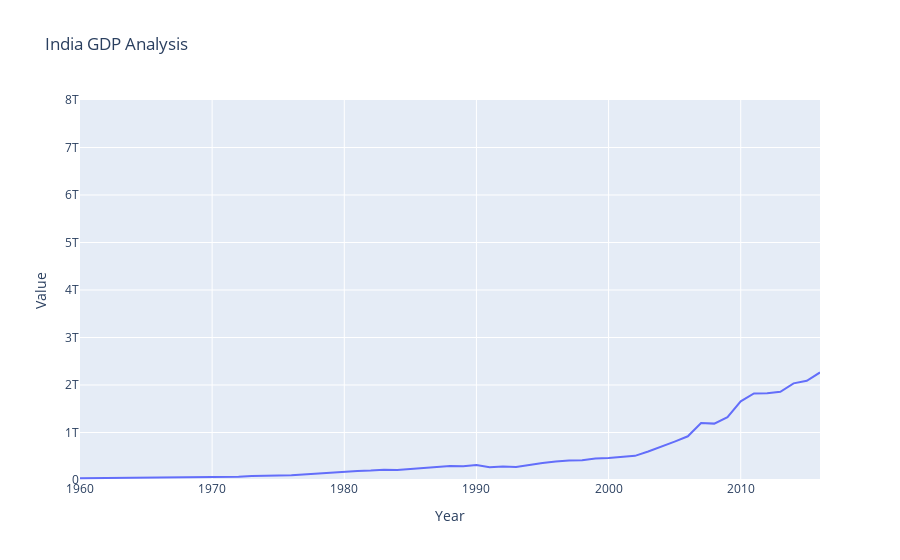

Here is the notebook cell this chart was saved with:
### Code cell
fig = px.line(df[df["Country Name"] == 'India'],x='Year',
              y = 'Value', title = 'India GDP Analysis',range_y = [0,8000000000000])
fig
